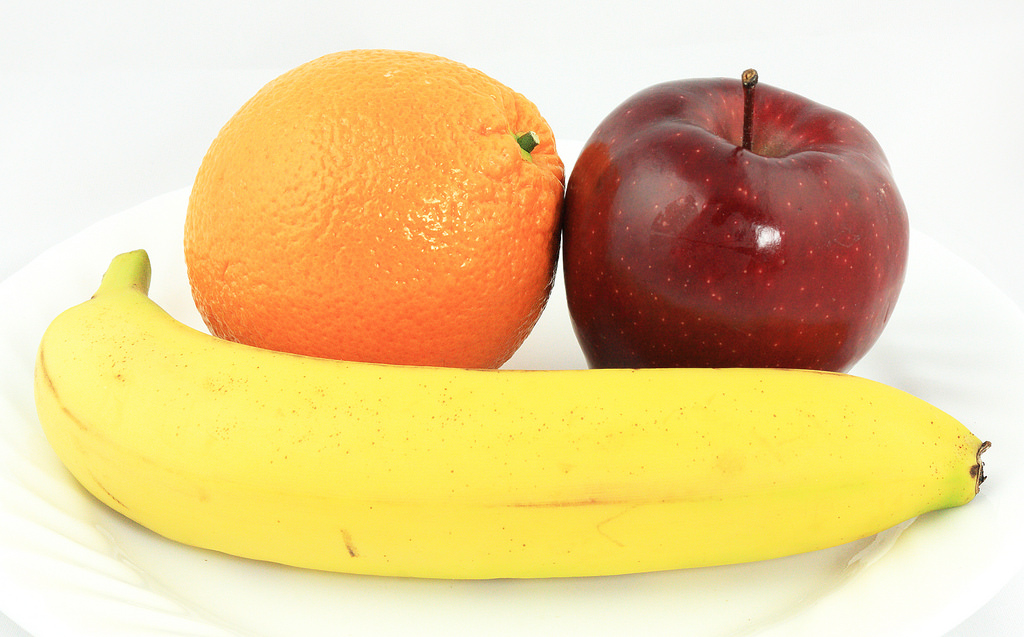
#> input picture pt1/Prácticas/04_Practica/dos.jpg, 1024 x 637 px, given in place of the camera
$ python color_3.py
#> lines starting #> are read from the running program, lines starting #| are printed output that depends on the picture; after the words box and inside, x2 and y2 are one past the last pixel; in counts of white or black regions, pixels touching at a corner belong together
#python color_tracking.py --video balls.mp4
#python color_tracking.py

# importar los paquetes necesarios
from collections import deque
import numpy as np
import argparse
import imutils
import cv2
import urllib #leyendo una imagen desde una URL


# construct the argument parse and parse the arguments
ap = argparse.ArgumentParser()
ap.add_argument("-v", "--video",
    help="path to the (optional) video file")
ap.add_argument("-b", "--buffer", type=int, default=64,
    help="max buffer size")
args = vars(ap.parse_args())

#Define las fronteras altas y bajas de los colores en el el espacio del color HSV
lower = {'red':(166, 84, 141), 'green':(66, 122, 129), 'blue':(97, 100, 117), 'yellow':(23, 59, 119), 'orange':(0, 50, 80)} #assign new item lower['blue'] = (93, 10, 0)
upper = {'red':(186,255,255), 'green':(86,255,255), 'blue':(117,255,255), 'yellow':(54,255,255), 'orange':(20,255,255)}

# define standard colors for circle around the object
colors = {'red':(0,0,255), 'green':(0,255,0), 'blue':(255,0,0), 'yellow':(0, 255, 217), 'orange':(0,140,255)}

#pts = deque(maxlen=args["buffer"])

# if a video path was not supplied, grab the reference
# to the webcam
if not args.get("video", False):
    camera = cv2.VideoCapture(0)


# otherwise, grab a reference to the video file
else:
    camera = cv2.VideoCapture(args["video"])
# keep looping
while True:
    # grab the current frame
    (grabbed, frame) = camera.read()
#> frame is the input picture: shape (637, 1024, 3); mean B, G, R 147.1, 204.8, 232.5
    # if we are viewing a video and we did not grab a frame,
    # then we have reached the end of the video
    if args.get("video") and not grabbed:
        break

    #IP webcam image stream
    #URL = 'http://10.254.254.102:8080/shot.jpg'
    #urllib.urlretrieve(URL, 'shot1.jpg')
    #frame = cv2.imread('shot1.jpg')


    # resize the frame, blur it, and convert it to the HSV
    # color space
    frame = imutils.resize(frame, width=600)
#> frame: shape (373, 600, 3)

    blurred = cv2.GaussianBlur(frame, (11, 11), 0)
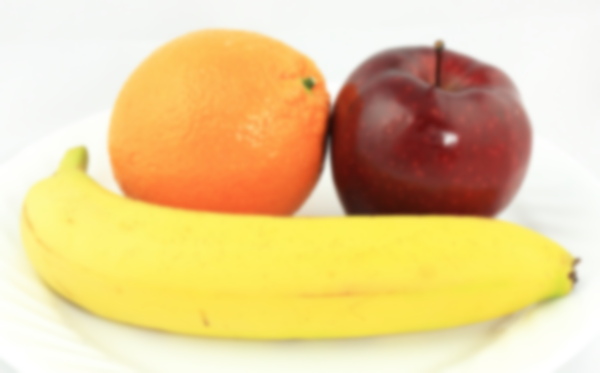
#> blurred: shape (373, 600, 3); mean B, G, R 147.1, 204.8, 232.5
    hsv = cv2.cvtColor(blurred, cv2.COLOR_BGR2HSV)
#> hsv: shape (373, 600, 3); mean H, S, V 28.8, 98.2, 233.1
    #for each color in dictionary check object in frame
    for key, value in upper.items():
        # construct a mask for the color from dictionary`1, then perform
        # a series of dilations and erosions to remove any small
        # blobs left in the mask
        kernel = np.ones((9,9),np.uint8)
        mask = cv2.inRange(hsv, lower[key], upper[key])
        mask = cv2.morphologyEx(mask, cv2.MORPH_OPEN, kernel)
        mask = cv2.morphologyEx(mask, cv2.MORPH_CLOSE, kernel)

        # find contours in the mask and initialize the current
        # (x, y) center of the ball
        cnts = cv2.findContours(mask.copy(), cv2.RETR_EXTERNAL,
            cv2.CHAIN_APPROX_SIMPLE)[-2]
        center = None

        # only proceed if at least one contour was found
        if len(cnts) > 0:
            # find the largest contour in the mask, then use
            # it to compute the minimum enclosing circle and
            # centroid
            c = max(cnts, key=cv2.contourArea)
            ((x, y), radius) = cv2.minEnclosingCircle(c)
            M = cv2.moments(c)
            center = (int(M["m10"] / M["m00"]), int(M["m01"] / M["m00"]))

            # only proceed if the radius meets a minimum size. Correct this value for your obect's size
            if radius > 0.5:
                # draw the circle and centroid on the frame,
                # then update the list of tracked points
                cv2.circle(frame, (int(x), int(y)), int(radius), colors[key], 2)
                cv2.putText(frame,key + " ", (int(x-radius),int(y-radius)), cv2.FONT_HERSHEY_SIMPLEX, 0.6,colors[key],2)
#> this loop made 5 passes
#> (x, y, radius, center) on passes 4 to 5: (295.7, 251.8, 278, (280, 269)), (318.5, 140, 211.9, (314, 129))
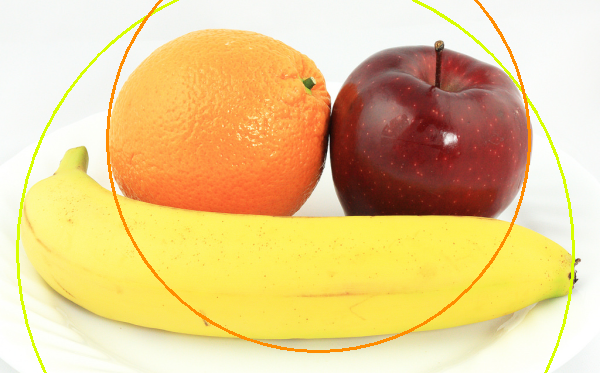
#> frame: shape (373, 600, 3); mean B, G, R 142.2, 203.7, 232.3


    # show the frame to our screen
    cv2.imshow("Frame", frame)

    key = cv2.waitKey(1) & 0xFF
#> (key q is pressed here)
    # if the 'q' key is pressed, stop the loop
    if key == ord("q"):
        break

# cleanup the camera and close any open windows
camera.release()
cv2.destroyAllWindows()

$ run again, on pt1/Prácticas/04_Practica/tres.jpg
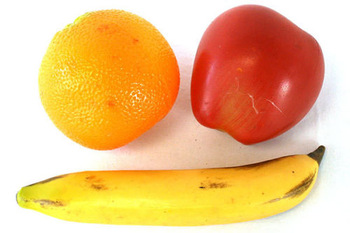
#> input picture pt1/Prácticas/04_Practica/tres.jpg, 350 x 233 px, given in place of the camera
#> frame is the input picture: shape (233, 350, 3); mean B, G, R 127.6, 188.3, 238.1
#> hsv: shape (399, 600, 3); mean H, S, V 19, 122.2, 238.4
#> the loop `for key, value in upper.items():` made 5 passes
#> (x, y, radius, center) on passes 4 to 5: (275, 338.5, 247.1, (269, 347)), (335.4, 171.7, 232.3, (347, 166))
#> pass 1, `mask = cv2.inRange(hsv, lower[key], upper[key])`:
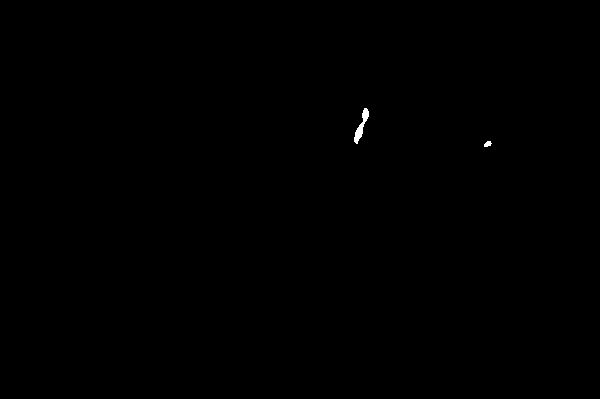
#> mask: shape (399, 600); 0.1% white; 2 white regions, box (x1, y1, x2, y2) and area: (354, 108, 369, 144) 195, (484, 141, 492, 147) 34
#> after the loop `for key, value in upper.items():`:
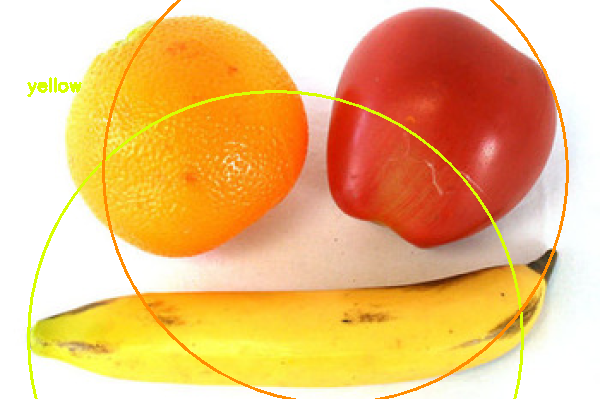
#> frame: shape (399, 600, 3); mean B, G, R 123.9, 188, 238
